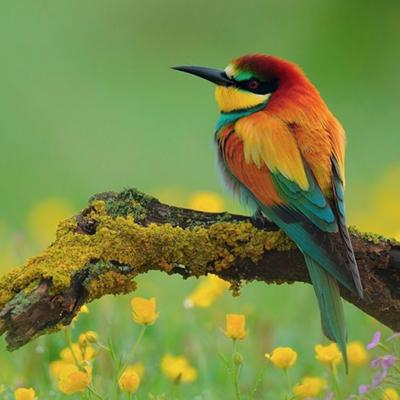
%> input picture prova1/foto5.jpg, 400 x 400 px
$ octave resolucao.m   (GNU Octave 9; MATLAB toolbox functions it lacks are replaced by stand-ins)
%> lines starting %> are read from the running program, lines starting %| are printed output that depends on the picture
close all;
clear all;

background = imread("foto5.jpg");
%> background is the input picture: size 400x400x3 uint8; mean R, G, B 121.1, 137.2, 68.4
mascara = imread("mascara4.jpg");
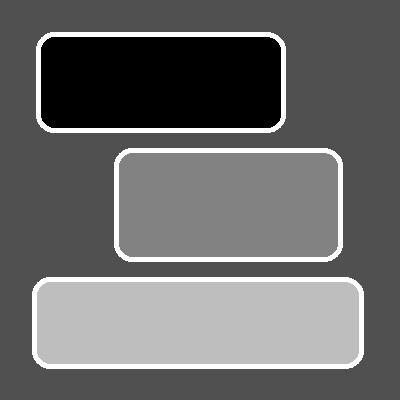
%> input picture prova1/mascara4.jpg, 400 x 400 px
%> mascara is the input picture: size 400x400 uint8; min 0, max 255, mean 105.7
colorido = imread("img5.jpg");
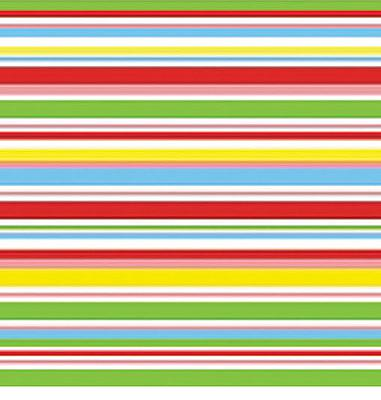
%> input picture prova1/img5.jpg, 381 x 400 px
%> colorido is the input picture: size 400x381x3 uint8; mean R, G, B 202.1, 183.6, 144.8
%> (the run ends here)
